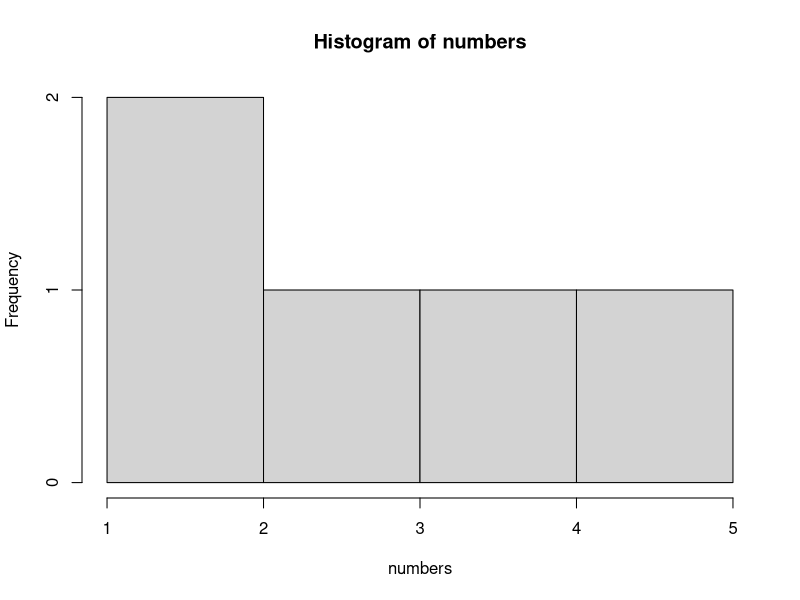

The R script that drew this image:
# ===========================
# 1. Basic Calculations
# ===========================
2 + 3
total <- 5 * 5
timur <- 4*5
timur <- 10
number <- 1
numbers <- c(1, 2, 3, 4, 5)
object <- c("timur", TRUE, 4)
standard_deviation <- sd(numbers)
sigma_sq <- var(numbers)
quantile(numbers)
hist(numbers)

cat("Total: ", total, "\n")
#cat("Difference: ", diff, "\n")
#cat("Product: ", product, "\n")
#cat("Quotient: ", quot, "\n")
cat("Numbers :", numbers)

text <- "Numbers :"

cat(text, numbers)
# ===========================
# 2. Basic Data Types
# ===========================
x           <- 10               # numeric
x_num       <- 10L               # integer literal
x_chr       <- "Gandalf"           # character
x_logical   <- TRUE              # logical
print(x_num);    print(class(x_num))
print(x_chr);    print(class(x_chr))
print(x_logical);print(class(x_logical))

# ===========================
# 3. Data Structures
# ===========================
vec    <- c(1, 2, 3, 4, 5)                 # atomic vector
lst    <- list("apple", 10, TRUE)             # heterogeneous list
mat    <- matrix(1:9, ncol = 3,byrow=TRUE)                 # 3×3 matrix
arr    <- array(1:24, dim = c(2, 3, 4))           # 3D array
fctr   <- factor(c("yes", "no", "yes", "yes"))   # categorical
df     <- data.frame(Name = c("Frodo", "Sam", "Merry"),
                      Age = c(51, 39, 36),
                      City = c("Shire", "Shire", "Shire"))


# ===========================
# 4. Control Flow
# ===========================
a <- 5

if (a > 10) {
  message("a is greater than 10")
} else {
  message("a is not greater than 10")
}

for (louis in 1:1000000) message(louis)

i <- 1
while (i <= 5) {
  message(i)
  i <- i + 2
}

# ===========================
# 5. Functions
# ===========================
my_mean <- function(x) sum(x) / length(x)      # custom mean
v       <- c(1, 2, 3, 4, 5)
msg     <- paste("Mean is", my_mean(v))
message(msg)

add_xy <- function(x, y) x + y                  # adder
message("3+4 =", add_xy(3, 4))